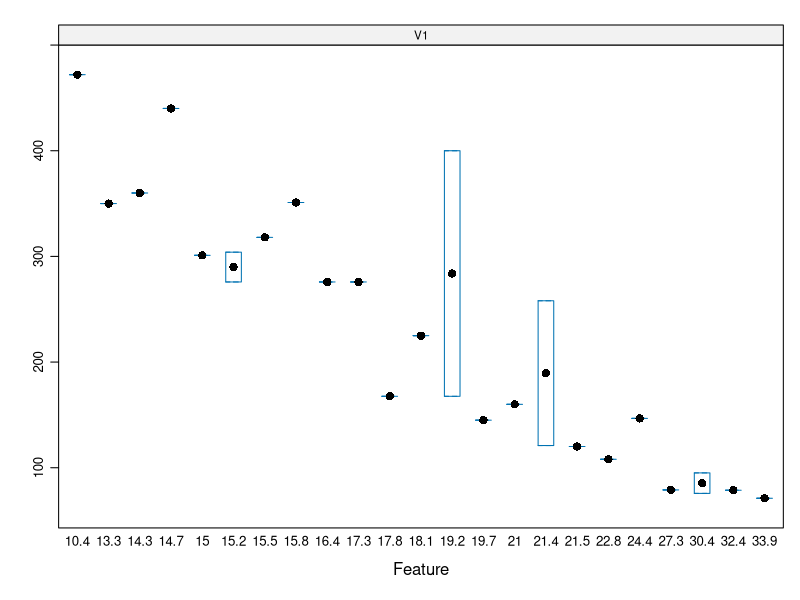
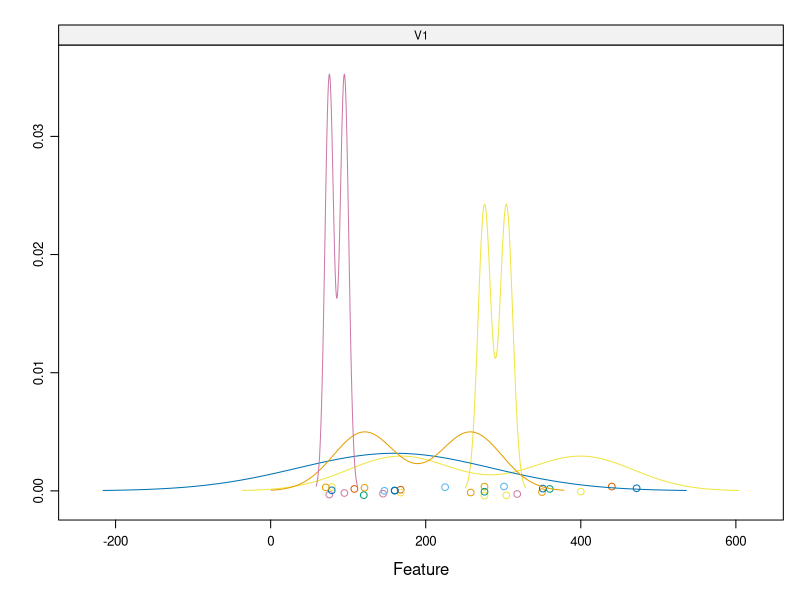
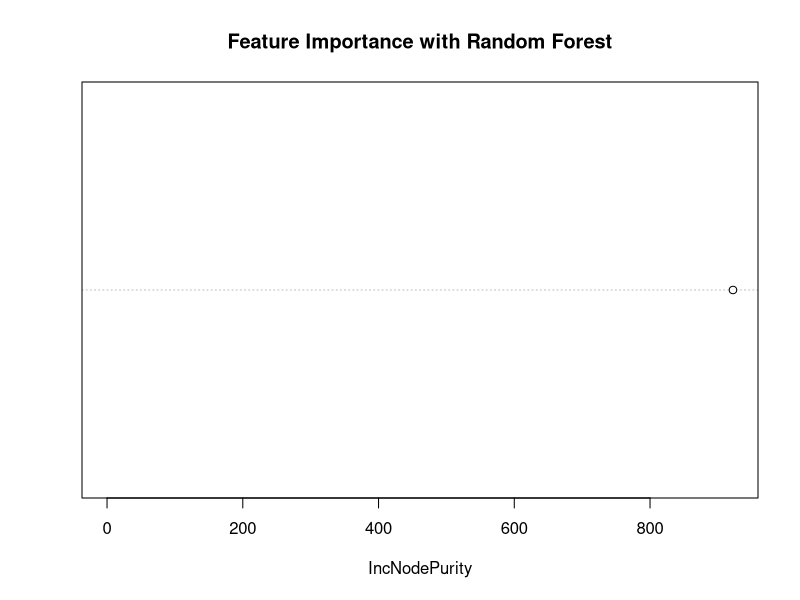
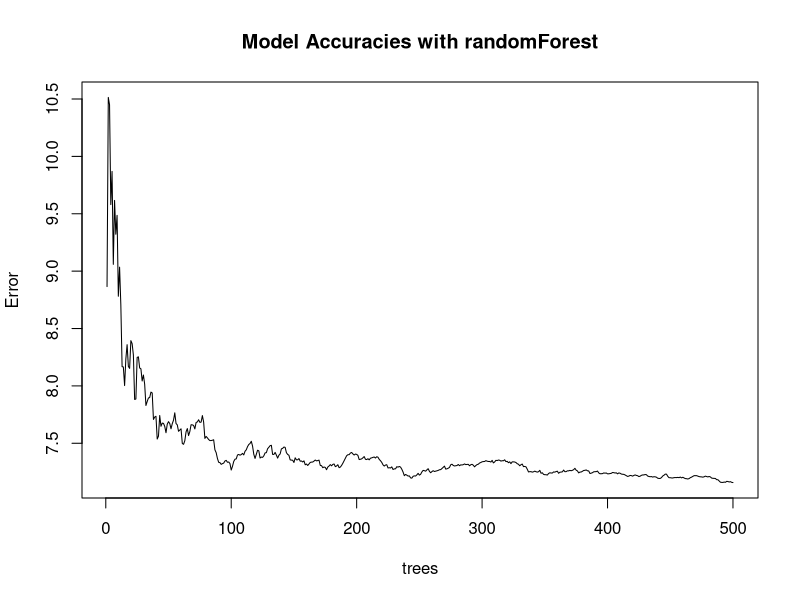
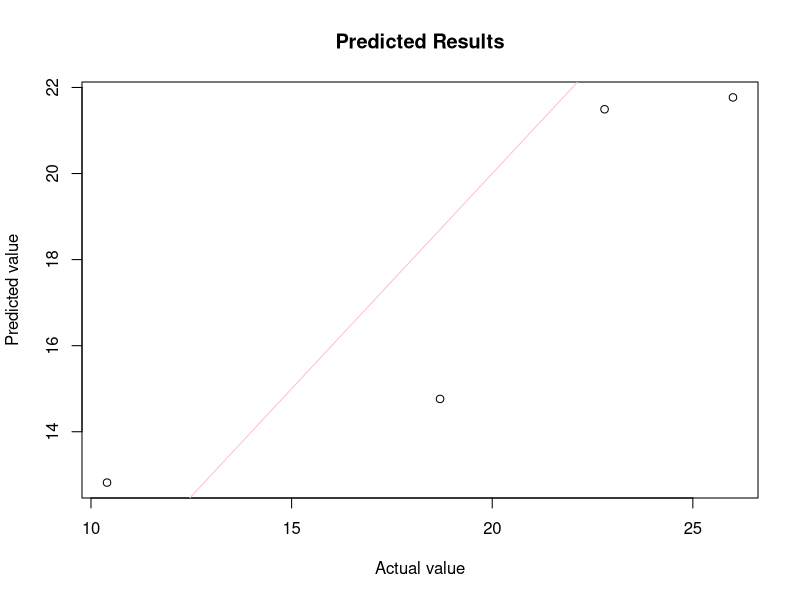

R code for these plots, in order:
#
#Author: liangmengqi
#Copyright   Copyright 2024-liangmengqi
#Email:mqliang2023@mail.ustc.edu.cn
#
#Date:2024-04-02
#
#Script Name: Homework04-liangmengqi
#
#Script Description: creating a regression model of mpg as target and others as features (from a built-in dataset of mtcars) using random forest algorithm with caret package
#
#
#SETUP ----------------------------------------------
#前期准备
#安装必要的包
install.packages(c('caret', 'skimr', 'RANN', 'randomForest'))

# 加载caret包
library(caret)

# 导入mtcars数据集
data(mtcars)

# 查看数据框结构
str(mtcars)

# 查看 mtcars 数据集的前 6 行和前 10 列
head(mtcars[, 1:10])


#数据准备与预处理
set.seed(100)
#设置随机种子，以确保结果的可重复性

trainRowNumbers <- createDataPartition (mtcars$mpg, p=0.80, list=FALSE)
#获取用于训练数据的行号

trainData <- mtcars[trainRowNumbers,]
#使用获取的行号创建训练数据集

testData <- mtcars[-trainRowNumbers,]
#使用从未包含在训练数据中的行号创建测试数据集

x = trainData[, 2:11]
y = trainData$mpg
#将训练数据集中的自变量和因变量存储在 x 和 y 中，以备后续使用

#描述性统计
library(skimr)
skimmed <- skim(trainData)
#观察训练数据集中每列的描述性统计量
print(skimmed) #查看结果

#查看训练数据集和测试数据集前几行情况
head(trainData)
head(testData)

#检查训练集是否有缺失值
train_missing <- colSums(is.na(trainData))
train_missing <- train_missing[train_missing > 0]

#检查测试集是否有缺失值
test_missing <- colSums(is.na(testData))
test_missing <- test_missing[test_missing > 0]

# 输出结果
if (length(train_missing) > 0) {
  cat("Missing values in training dataset:\n")
  print(train_missing)
} else {
  cat("No missing values in training dataset.\n")
}

if (length(test_missing) > 0) {
  cat("\nMissing values in test dataset:\n")
  print(test_missing)
} else {
  cat("\nNo missing values in test dataset.\n")
}


#特征选择和可视化
#使用递归特征消除方法选择特征
#定义要在 RFE 中尝试的特征子集的大小
subsets = c(1:10)

#定义RFE算法的控制参数
ctrl <- rfeControl(functions = rfFuncs, method = "cv", number = 10)#创建一个控制对象 ctrl，指定了 RFE 的参数,使用交叉验证（cv）方法

#使用 rfe() 函数执行 RFE特征选择算法
lmprofile <- rfe(trainData[,-1], trainData$mpg, subsets, rfeControl = ctrl)#有关特征选择的详细信息储存在lmprofile中
print(lmprofile)
features_selected <- c("disp")#从特征选择的结果中选择了一个top 1的特征 "disp"，并将其存储在features_selected中

#特征可视化
#创建箱线图矩阵
featurePlot(x = as.matrix(trainData[, features_selected]),
            y = as.factor(trainData$mpg),
            plot = "box",
            strip=strip.custom(par.strip.text=list(cex=.7)),
            scales = list(x = list(relation="free"), 
                          y = list(relation="free")))
#创建密度图矩阵
featurePlot(x = as.matrix(trainData[, features_selected]), 
            y = as.factor(trainData$mpg), 
            plot = "density",
            strip=strip.custom(par.strip.text=list(cex=.7)),
            scales = list(x = list(relation="free"), 
                          y = list(relation="free")))


#训练调整模型
#输出并查看在caret包中可用的算法
modelnames <- paste(names(getModelInfo()), collapse=',  ')
modelnames
#加载随机森林包
library(randomForest)
#查找随机森林模型
modelLookup('rf')
#设置随机数种子，以确保结果的可复现性
set.seed(100)

#使用randomForest函数来训练模型,trainData是训练数据集，Purchase是目标变量，disp则是用来预测目标变量的特征
randomForest_model <- randomForest(mpg ~ disp, data = trainData)

#可视化特征重要性
varImpPlot(randomForest_model, main = "Feature Importance with Random Forest")

#保存训练好的随机森林模型
saveRDS(randomForest_model, "randomForest_model.rds")

#输出模型的一些信息
print(randomForest_model)

#绘制随机森林模型的精度图
plot(randomForest_model, main = "Model Accuracies with randomForest")


#评估随机森林模型在测试数据集上的性能表现
#查看trainData与testData的结构
str(trainData)
str(testData)
#利用之前训练好的随机森林模型 randomForest_model 对测试数据集 testData 进行预测，预测结果保存在 predicted 变量中
predicted <- predict(randomForest_model, newdata = testData)

#计算预测结果 predicted 和实际值 testData$mpg 之间的均方根误差（RMSE），它表示模型预测值与实际值之间的差异程度
RMSE <- sqrt(mean((predicted - testData$mpg)^2))
print(paste("RMSE:", RMSE))   

#计算预测结果 predicted 和实际值 testData$mpg 之间的决定系数（R-squared），它表示模型对观测数据方差的解释程度
R_squared <- cor( testData$mpg,predicted)^2
print(paste("R-squared:", R_squared))  

#绘制实际值 testData$mpg 与预测值 predicted 的散点图。其中 main 参数设置图的标题为 "Predicted Results"，xlab 参数设置了 x 轴标签为 "Actual value"，ylab 参数设置了 y 轴标签为 "Predicted value"
plot(testData$mpg, predicted, main = "Predicted Results", xlab = "Actual value", ylab = "Predicted value")
abline(0, 1, col = "pink")  #添加一条斜率为1（1:1关系）的直线，代表完美预测的情况，即预测值等于实际值
